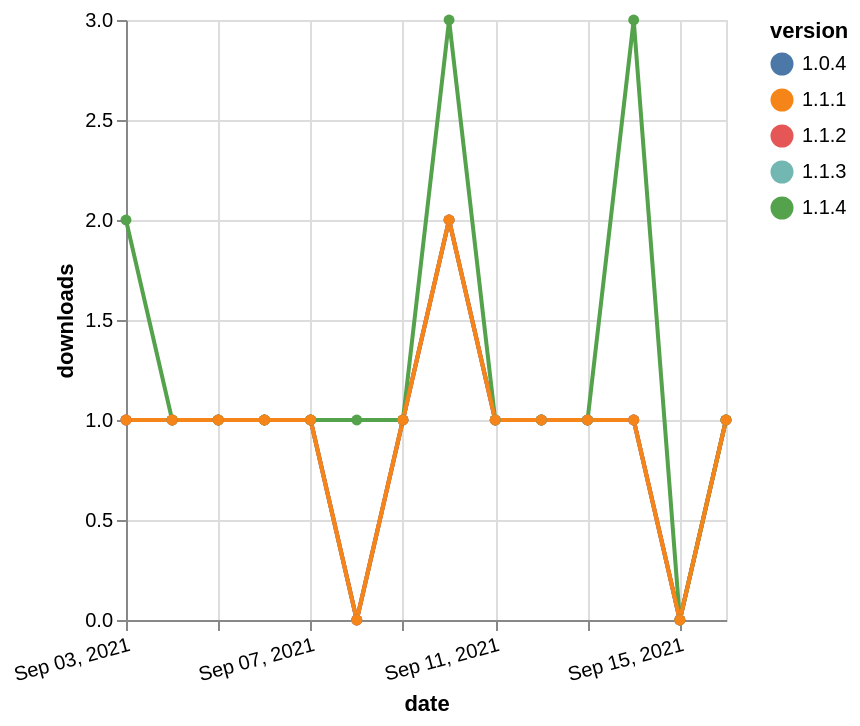

Vega-Lite specification stored for this chart:
### Vega-Lite specification from a JSON file in a GitHub repository (floating-point values rounded to 4 significant figures)
{"$schema": "https://vega.github.io/schema/vega-lite/v5.json", "description": "A simple bar chart with embedded data.", "data": {"values": [{"date": "2021-09-03", "total": 231, "delta": 1, "version": "1.0.4"}, {"date": "2021-09-04", "total": 232, "delta": 1, "version": "1.0.4"}, {"date": "2021-09-05", "total": 233, "delta": 1, "version": "1.0.4"}, {"date": "2021-09-06", "total": 234, "delta": 1, "version": "1.0.4"}, {"date": "2021-09-07", "total": 235, "delta": 1, "version": "1.0.4"}, {"date": "2021-09-08", "total": 235, "delta": 0, "version": "1.0.4"}, {"date": "2021-09-09", "total": 236, "delta": 1, "version": "1.0.4"}, {"date": "2021-09-10", "total": 238, "delta": 2, "version": "1.0.4"}, {"date": "2021-09-11", "total": 239, "delta": 1, "version": "1.0.4"}, {"date": "2021-09-12", "total": 240, "delta": 1, "version": "1.0.4"}, {"date": "2021-09-13", "total": 241, "delta": 1, "version": "1.0.4"}, {"date": "2021-09-14", "total": 242, "delta": 1, "version": "1.0.4"}, {"date": "2021-09-15", "total": 242, "delta": 0, "version": "1.0.4"}, {"date": "2021-09-16", "total": 243, "delta": 1, "version": "1.0.4"}, {"date": "2021-09-03", "total": 202, "delta": 1, "version": "1.1.3"}, {"date": "2021-09-04", "total": 203, "delta": 1, "version": "1.1.3"}, {"date": "2021-09-05", "total": 204, "delta": 1, "version": "1.1.3"}, {"date": "2021-09-06", "total": 205, "delta": 1, "version": "1.1.3"}, {"date": "2021-09-07", "total": 206, "delta": 1, "version": "1.1.3"}, {"date": "2021-09-08", "total": 206, "delta": 0, "version": "1.1.3"}, {"date": "2021-09-09", "total": 207, "delta": 1, "version": "1.1.3"}, {"date": "2021-09-10", "total": 209, "delta": 2, "version": "1.1.3"}, {"date": "2021-09-11", "total": 210, "delta": 1, "version": "1.1.3"}, {"date": "2021-09-12", "total": 211, "delta": 1, "version": "1.1.3"}, {"date": "2021-09-13", "total": 212, "delta": 1, "version": "1.1.3"}, {"date": "2021-09-14", "total": 213, "delta": 1, "version": "1.1.3"}, {"date": "2021-09-15", "total": 213, "delta": 0, "version": "1.1.3"}, {"date": "2021-09-16", "total": 214, "delta": 1, "version": "1.1.3"}, {"date": "2021-09-03", "total": 195, "delta": 1, "version": "1.1.2"}, {"date": "2021-09-04", "total": 196, "delta": 1, "version": "1.1.2"}, {"date": "2021-09-05", "total": 197, "delta": 1, "version": "1.1.2"}, {"date": "2021-09-06", "total": 198, "delta": 1, "version": "1.1.2"}, {"date": "2021-09-07", "total": 199, "delta": 1, "version": "1.1.2"}, {"date": "2021-09-08", "total": 199, "delta": 0, "version": "1.1.2"}, {"date": "2021-09-09", "total": 200, "delta": 1, "version": "1.1.2"}, {"date": "2021-09-10", "total": 202, "delta": 2, "version": "1.1.2"}, {"date": "2021-09-11", "total": 203, "delta": 1, "version": "1.1.2"}, {"date": "2021-09-12", "total": 204, "delta": 1, "version": "1.1.2"}, {"date": "2021-09-13", "total": 205, "delta": 1, "version": "1.1.2"}, {"date": "2021-09-14", "total": 206, "delta": 1, "version": "1.1.2"}, {"date": "2021-09-15", "total": 206, "delta": 0, "version": "1.1.2"}, {"date": "2021-09-16", "total": 207, "delta": 1, "version": "1.1.2"}, {"date": "2021-09-03", "total": 330, "delta": 2, "version": "1.1.4"}, {"date": "2021-09-04", "total": 331, "delta": 1, "version": "1.1.4"}, {"date": "2021-09-05", "total": 332, "delta": 1, "version": "1.1.4"}, {"date": "2021-09-06", "total": 333, "delta": 1, "version": "1.1.4"}, {"date": "2021-09-07", "total": 334, "delta": 1, "version": "1.1.4"}, {"date": "2021-09-08", "total": 335, "delta": 1, "version": "1.1.4"}, {"date": "2021-09-09", "total": 336, "delta": 1, "version": "1.1.4"}, {"date": "2021-09-10", "total": 339, "delta": 3, "version": "1.1.4"}, {"date": "2021-09-11", "total": 340, "delta": 1, "version": "1.1.4"}, {"date": "2021-09-12", "total": 341, "delta": 1, "version": "1.1.4"}, {"date": "2021-09-13", "total": 342, "delta": 1, "version": "1.1.4"}, {"date": "2021-09-14", "total": 345, "delta": 3, "version": "1.1.4"}, {"date": "2021-09-15", "total": 345, "delta": 0, "version": "1.1.4"}, {"date": "2021-09-16", "total": 346, "delta": 1, "version": "1.1.4"}, {"date": "2021-09-03", "total": 201, "delta": 1, "version": "1.1.1"}, {"date": "2021-09-04", "total": 202, "delta": 1, "version": "1.1.1"}, {"date": "2021-09-05", "total": 203, "delta": 1, "version": "1.1.1"}, {"date": "2021-09-06", "total": 204, "delta": 1, "version": "1.1.1"}, {"date": "2021-09-07", "total": 205, "delta": 1, "version": "1.1.1"}, {"date": "2021-09-08", "total": 205, "delta": 0, "version": "1.1.1"}, {"date": "2021-09-09", "total": 206, "delta": 1, "version": "1.1.1"}, {"date": "2021-09-10", "total": 208, "delta": 2, "version": "1.1.1"}, {"date": "2021-09-11", "total": 209, "delta": 1, "version": "1.1.1"}, {"date": "2021-09-12", "total": 210, "delta": 1, "version": "1.1.1"}, {"date": "2021-09-13", "total": 211, "delta": 1, "version": "1.1.1"}, {"date": "2021-09-14", "total": 212, "delta": 1, "version": "1.1.1"}, {"date": "2021-09-15", "total": 212, "delta": 0, "version": "1.1.1"}, {"date": "2021-09-16", "total": 213, "delta": 1, "version": "1.1.1"}]}, "width": "container", "mark": {"type": "line", "point": {"filled": true}}, "encoding": {"x": {"field": "date", "type": "temporal", "timeUnit": "yearmonthdate", "title": "date", "axis": {"labelAngle": -15}}, "y": {"field": "delta", "type": "quantitative", "title": "downloads"}, "color": {"field": "version", "type": "nominal"}, "tooltip": {"field": "delta"}}}
